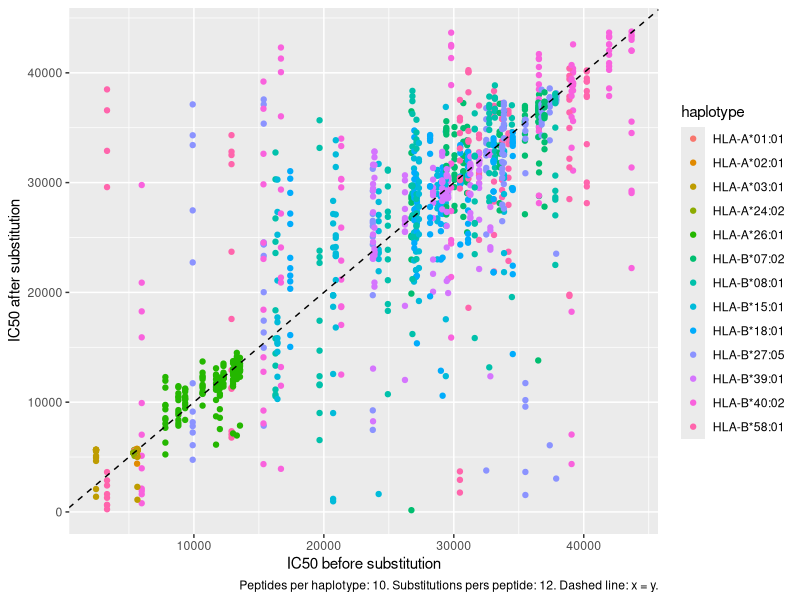

The R script that drew this image: (Note: this script raises an error after producing the figure.)
# Get the distributions of IC50s for random peptides per haplotype
suppressMessages(library(ggplot2))
suppressMessages(library(dplyr))
suppressMessages(library(testthat))

df <- readr::read_csv("delta_ic50s_per_haplotype.csv")

#  geom_segment(aes(x = from_ic50, y = from_ic50, xend = from_ic50, yend = to_ic50)) +

n_peptides <- length(unique(df$from_peptide))
n_muts <- length(unique(df$to_peptide)) / n_peptides



df$haplotype <- as.factor(df$haplotype)
ggplot(df, aes(color = haplotype)) +
  geom_point(aes(x = from_ic50, y = to_ic50)) +
  geom_abline(slope = 1, intercept = 0, lty = "dashed") +
  xlab("IC50 before substitution") +
  ylab("IC50 after substitution") +
  labs(
    caption = glue::glue(
      "Peptides per haplotype: {n_peptides}. ",
      "Substitutions pers peptide: {n_muts}. ",
      "Dashed line: x = y."
    )
  ) + ggsave("delta_ic50s_per_haplotype.png", width = 7, height = 7)


expect_true(all(df$to_ic50 > 0.0))
expect_true(all(df$from_ic50 > 0.0))
df$ic50_changed <- df$to_ic50 / df$from_ic50

df$haplotype <- as.factor(df$haplotype)
ggplot(df, aes(x = haplotype, y = ic50_changed)) +
  geom_hline(yintercept = 1.0, lty = "dashed") +
  geom_boxplot() +
  xlab("Haplotype") +
  ylab("Relative IC50 after mutation (%)") +
  scale_y_continuous(limits = c(0, NA), labels = scales::percent) +
  labs(
    caption = glue::glue(
      "Peptides per haplotype: {n_peptides}. ",
      "Substitutions pers peptide: {n_muts}. "
    )
  ) + ggsave("delta_ic50s_per_haplotype_perc.png", width = 7, height = 7)
